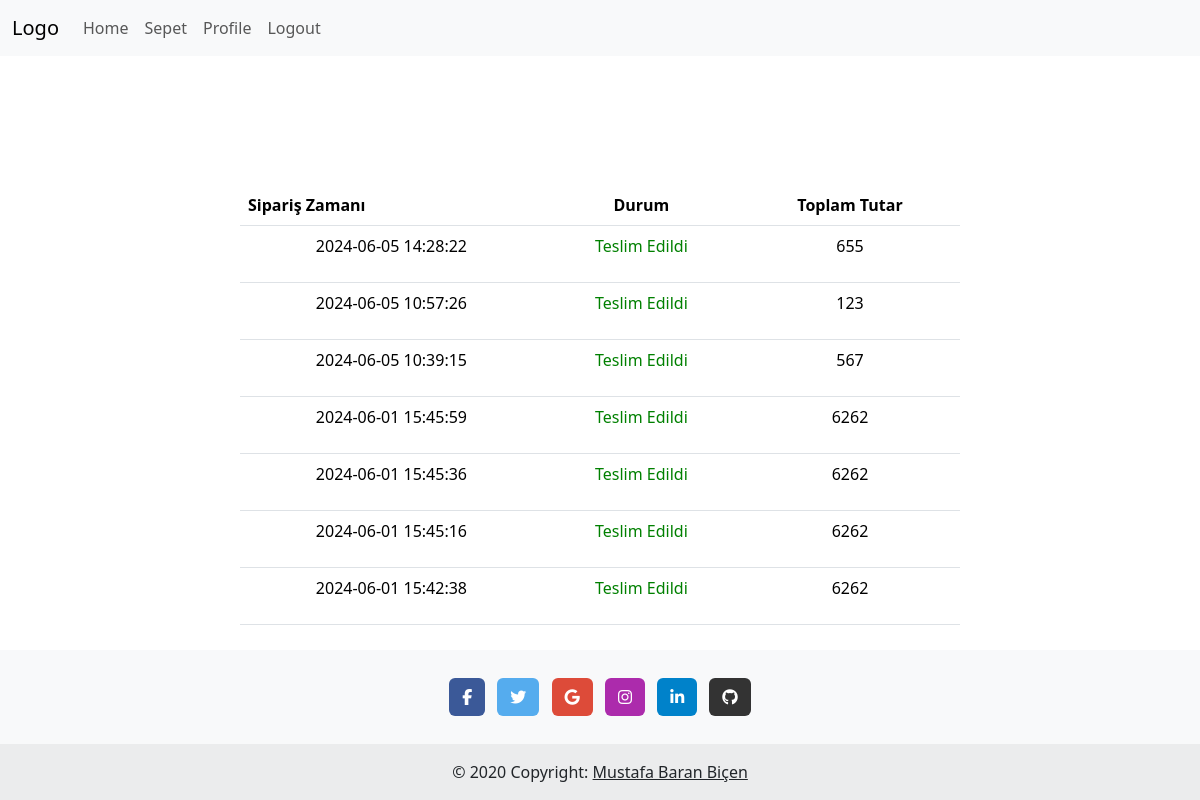
The app's page /pizza/pastorders.php (signed in) with its own data.
### tables this page shows
CREATE TABLE `order_table` (
  `order_id` int(50) NOT NULL,
  `adres_id` int(50) NOT NULL,
  `customer_id` int(50) NOT NULL,
  `order_time` datetime NOT NULL DEFAULT current_timestamp(),
  `delivery` tinyint(1) NOT NULL
);

### pizza/pastorders.php (the view, shortened to what this page needs)
<?php
require_once 'connection.php';
include "header.php";
$orderSQL = $db->prepare("SELECT * FROM `order_table` WHERE customer_id=:customer_id ORDER BY order_id DESC");
$orderSQL->execute(["customer_id" => (int) $_SESSION["id"]]);
$orders = $orderSQL->fetchAll(PDO::FETCH_ASSOC);
?>
<section style="width:60%;margin-left:20%;margin-top:10%;">
    <?php if (count($orders) > 0) { ?>
        <table class="table">
            <thead>
                <tr>
                    <th>Sipariş Zamanı</th>
                    <th class="text-center">Durum</th>
                    <th class="text-center">Toplam Tutar</th>
                </tr>
            </thead>
            <tbody>
                <?php
                foreach ($orders as $order) { ?>
                    <tr>
                        <td class="text-center">
                            <p><?php echo $order["order_time"] ?></p>
                        </td>
                        <td class="text-center text-lg text-medium">
                            <p><?php echo $order["delivery"] ? "<span style='color:green;'>Teslim Edildi</span>" : "<span style='color:red;'>Teslim Edilmedi</span>" ?>
                            </p>
                        </td>
                        <td class="text-center">
                            <?php
                            $order2pizzaSQL = $db->prepare("SELECT sum((count*price)) AS 'totalPrice' FROM `order2pizza` WHERE order_id=:orderid;                                ");
                            $order2pizzaSQL->execute(["orderid" => (int) $order["order_id"]]);
                            $order2pizza = $order2pizzaSQL->fetch(PDO::FETCH_ASSOC);
                            echo $order2pizza["totalPrice"]
                                ?>
                        </td>
                    </tr>
                <?php }
    } ?>
        </tbody>
    </table>
</section>
<?php include "footer.php" ?>

### pizza/header.php (style rules this page uses)
body { min-height: 100vh; display: flex; flex-direction: column; justify-content: space-between; }

### records on screen
order_table: order_time "2024-06-05 14:28:22", delivery "Teslim Edildi", totalPrice "655"
order_table: order_time "2024-06-05 10:57:26", delivery "Teslim Edildi", totalPrice "123"
order_table: order_time "2024-06-05 10:39:15", delivery "Teslim Edildi", totalPrice "567"
order_table: order_time "2024-06-01 15:45:59", delivery "Teslim Edildi", totalPrice "6262"
order_table: order_time "2024-06-01 15:45:36", delivery "Teslim Edildi", totalPrice "6262"
order_table: order_time "2024-06-01 15:45:16", delivery "Teslim Edildi", totalPrice "6262"
order_table: order_time "2024-06-01 15:42:38", delivery "Teslim Edildi", totalPrice "6262"
